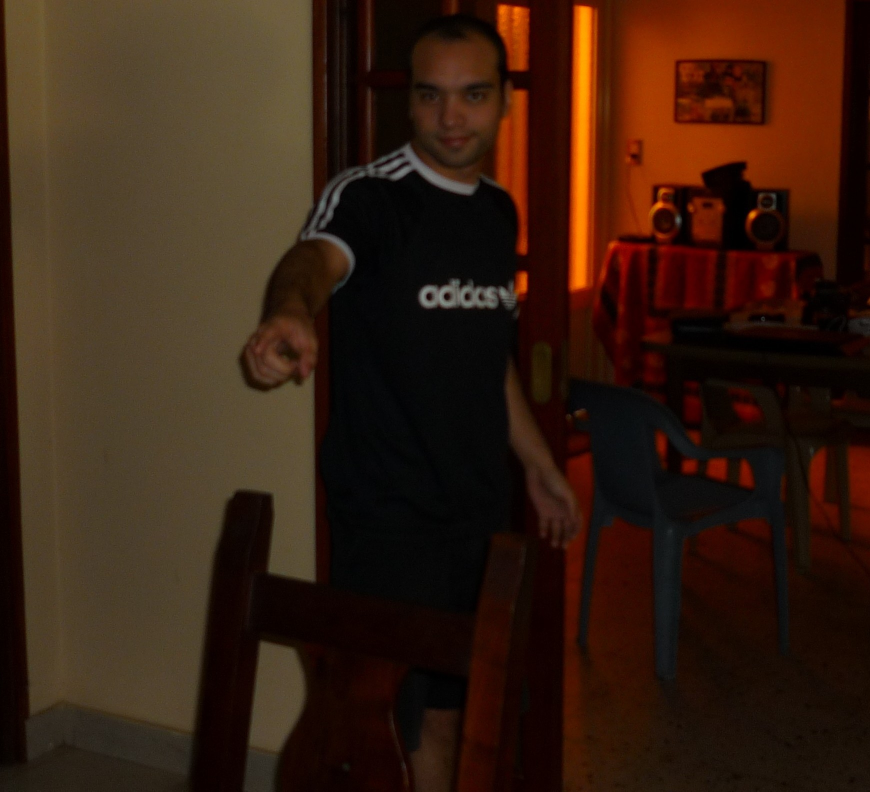
//> input picture resources/german.jpg, 1740 x 1583 px (shown at 1/2 size)
$ ./main   (built with g++ and OpenCV 4)
//> lines starting //> are read from the running program, lines starting //| are printed output that depends on the picture
#include <opencv4/opencv2/imgcodecs.hpp>
#include <opencv4/opencv2/highgui.hpp>
#include <opencv2/imgproc.hpp>
#include <iostream>
using namespace cv;
//simple example from opencv page

int main()
{
    // [15 lines of commented-out code are left out]

    std::string image_path = samples::findFile("../resources/german.jpg");
    std::string window_gray = "gray_image";
    std::string window_common = "common_image";
    std::string window_median = "median_image";
    std::string window_edges = "edges_image";

    Mat img = imread(image_path, IMREAD_COLOR);//original
//> img is the input picture: 1583 rows x 1740 cols, CV_8UC3; mean B, G, R 17, 30.9, 54.4
    Mat img2;//gray_image
    Mat img3;//median blur_image
    Mat img3b;
    Mat img4;//edges image

     // let's downscale the image using new  width and height
    int down_width = 174*2;
    int down_height = 158*2;
    Mat resized_down;
    Mat resized_down2;
    Mat resized_down3;
    Mat resized_down4;


    if(img.empty())
    {
        std::cout << "Could not read the image: " << image_path << std::endl;
        return 1;
    }


    cvtColor(img,img2,cv::COLOR_BGR2GRAY);
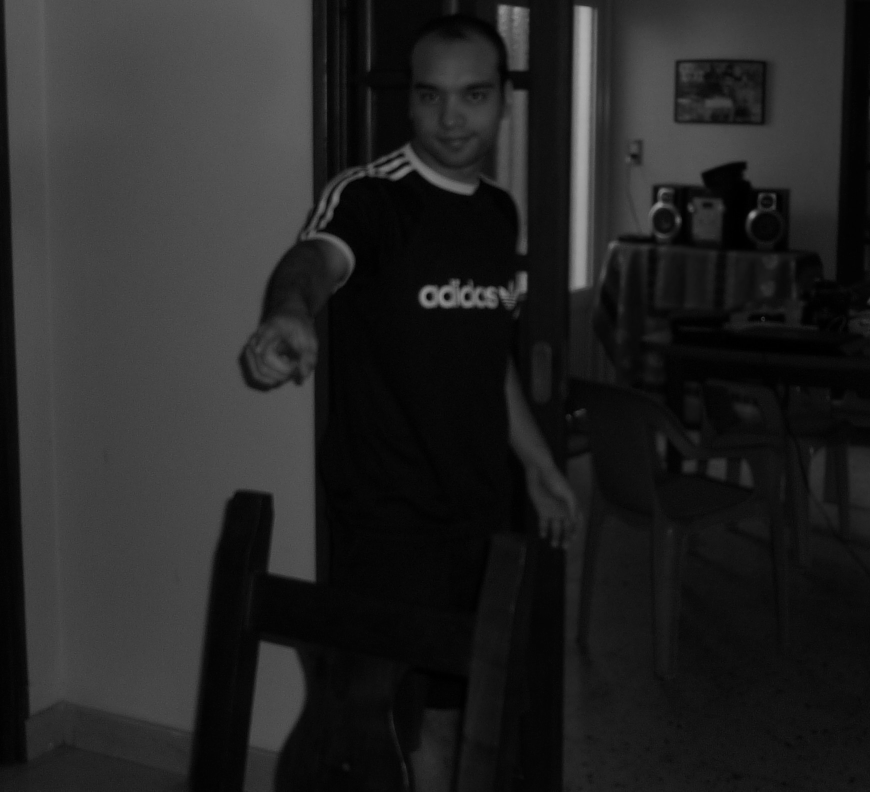
//> img2: 1583 rows x 1740 cols, CV_8UC1 (shown at 1/2 size); min 0, max 175, mean 36.3

    medianBlur(img,img3,15);


    //adaptiveThreshold(img3,img4,126,ADAPTIVE_THRESH_MEAN_C,THRESH_BINARY,10,10);
    bilateralFilter(img3,img4,15,75,75);

    resize(img, resized_down, Size(down_width, down_height), INTER_LINEAR);
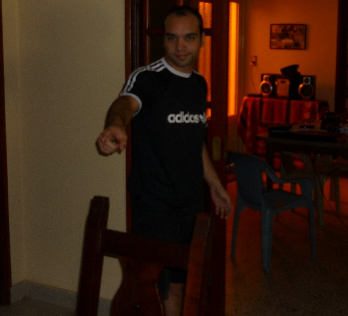
//> resized_down: 316 rows x 348 cols, CV_8UC3; mean B, G, R 17, 30.8, 54.3
    resize(img2, resized_down2, Size(down_width, down_height), INTER_LINEAR);
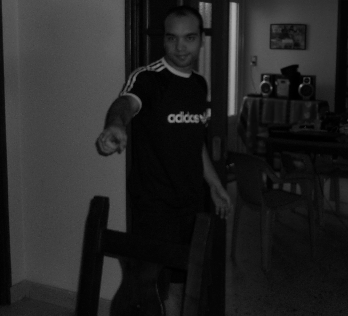
//> resized_down2: 316 rows x 348 cols, CV_8UC1; min 0, max 174, mean 36.2
    resize(img3, resized_down3, Size(down_width, down_height), INTER_LINEAR);
    resize(img4, resized_down4, Size(down_width, down_height), INTER_LINEAR);


    cv::namedWindow(window_common,cv::WINDOW_AUTOSIZE);
    cv::namedWindow(window_gray,cv::WINDOW_AUTOSIZE);
    cv::namedWindow(window_median,cv::WINDOW_AUTOSIZE);
    cv::namedWindow( window_edges,cv::WINDOW_AUTOSIZE);


    imshow(window_common, resized_down);
    imshow(window_gray, resized_down2);
    imshow(window_median, resized_down3);
    imshow(window_edges, resized_down4);
    int k = waitKey(0); // Wait for a keystroke in the window
//> the space key is pressed

    return 0;
}
